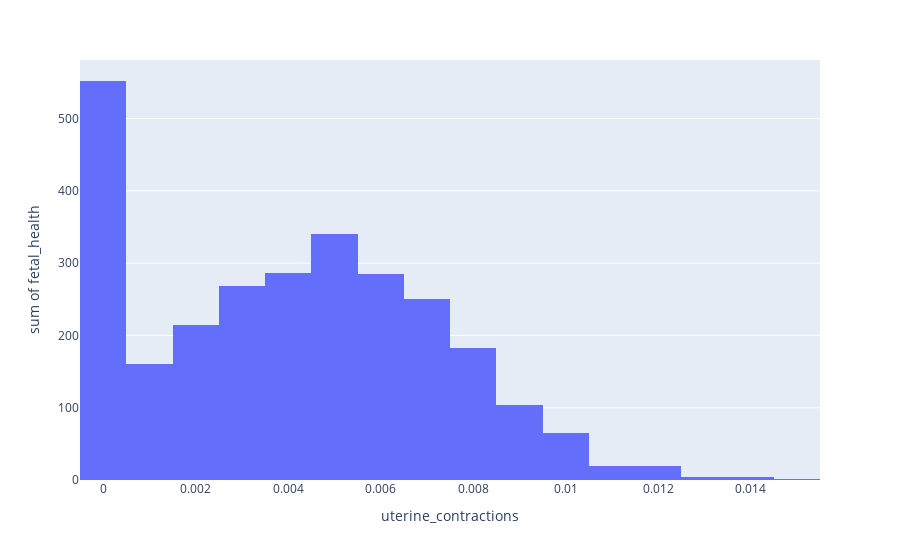

The notebook cell this image was saved under:
### Code cell
fig = px.histogram(df, x="uterine_contractions", y=df['fetal_health'])
fig.show()

### Figure 1 — Plotly figure (JSON) as saved in the notebook; plotly's stock layout.template omitted (floating-point values rounded to 4 significant figures; data arrays with more than 128 entries replaced by an {"elided": "..."} marker saying what was removed)
{"data": [{"alignmentgroup": "True", "bingroup": "x", "histfunc": "sum", "hovertemplate": "uterine_contractions=%{x}<br>sum of fetal_health=%{y}<extra></extra>", "legendgroup": "", "marker": {"color": "#636efa", "pattern": {"shape": ""}}, "name": "", "offsetgroup": "", "orientation": "v", "showlegend": false, "type": "histogram", "x": {"elided": "2113 float values"}, "xaxis": "x", "y": {"elided": "2113 int values"}, "yaxis": "y"}], "layout": {"autosize": true, "barmode": "relative", "legend": {"tracegroupgap": 0}, "margin": {"t": 60}, "xaxis": {"anchor": "y", "autorange": true, "domain": [0, 1], "range": [-0.0005, 0.0155], "title": {"text": "uterine_contractions"}, "type": "linear"}, "yaxis": {"anchor": "x", "autorange": true, "domain": [0, 1], "range": [0, 581.1], "title": {"text": "sum of fetal_health"}, "type": "linear"}}}
